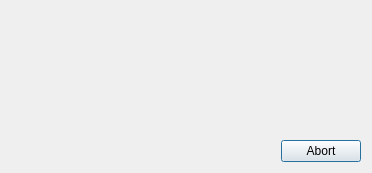
<?xml version="1.0" encoding="UTF-8"?>
<ui version="4.0">
 <class>MessageBoxBreak</class>
 <widget class="QDialog" name="MessageBoxBreak">
  <property name="geometry">
   <rect>
    <x>0</x>
    <y>0</y>
    <width>372</width>
    <height>173</height>
   </rect>
  </property>
  <property name="windowTitle">
   <string>MessageBoxBreak</string>
  </property>
  <layout class="QGridLayout" name="gridLayout" columnstretch="10,0">
   <item row="0" column="0" colspan="2">
    <widget class="QLabel" name="labelTimer">
     <property name="font">
      <font>
       <pointsize>72</pointsize>
      </font>
     </property>
     <property name="alignment">
      <set>Qt::AlignCenter</set>
     </property>
    </widget>
   </item>
   <item row="1" column="0">
    <spacer name="verticalSpacer">
     <property name="orientation">
      <enum>Qt::Vertical</enum>
     </property>
     <property name="sizeHint" stdset="0">
      <size>
       <width>20</width>
       <height>40</height>
      </size>
     </property>
    </spacer>
   </item>
   <item row="2" column="0" colspan="2">
    <widget class="QDialogButtonBox" name="buttonBox">
     <property name="standardButtons">
      <set>QDialogButtonBox::Abort</set>
     </property>
    </widget>
   </item>
  </layout>
 </widget>
 <layoutdefault spacing="6" margin="11"/>
 <resources/>
 <connections/>
</ui>
